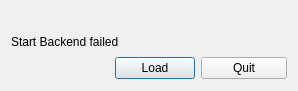
<?xml version="1.0" encoding="UTF-8"?>
<ui version="4.0">
 <class>Dialog</class>
 <widget class="QDialog" name="Dialog">
  <property name="geometry">
   <rect>
    <x>0</x>
    <y>0</y>
    <width>298</width>
    <height>91</height>
   </rect>
  </property>
  <property name="windowTitle">
   <string>Dialog</string>
  </property>
  <layout class="QGridLayout" name="gridLayout">
   <item row="0" column="0">
    <widget class="QLabel" name="statusLabel">
     <property name="sizePolicy">
      <sizepolicy hsizetype="Expanding" vsizetype="Expanding">
       <horstretch>0</horstretch>
       <verstretch>0</verstretch>
      </sizepolicy>
     </property>
     <property name="text">
      <string/>
     </property>
    </widget>
   </item>
   <item row="1" column="0" colspan="2">
    <widget class="QLabel" name="ipcLabel">
     <property name="sizePolicy">
      <sizepolicy hsizetype="Expanding" vsizetype="Expanding">
       <horstretch>0</horstretch>
       <verstretch>0</verstretch>
      </sizepolicy>
     </property>
     <property name="text">
      <string>Start Backend failed </string>
     </property>
    </widget>
   </item>
   <item row="1" column="2">
    <widget class="QLabel" name="imgLabel">
     <property name="sizePolicy">
      <sizepolicy hsizetype="Expanding" vsizetype="Expanding">
       <horstretch>0</horstretch>
       <verstretch>0</verstretch>
      </sizepolicy>
     </property>
     <property name="text">
      <string/>
     </property>
     <property name="scaledContents">
      <bool>false</bool>
     </property>
    </widget>
   </item>
   <item row="2" column="0">
    <spacer name="horizontalSpacer">
     <property name="sizePolicy">
      <sizepolicy hsizetype="Fixed" vsizetype="Minimum">
       <horstretch>0</horstretch>
       <verstretch>0</verstretch>
      </sizepolicy>
     </property>
     <property name="orientation">
      <enum>Qt::Horizontal</enum>
     </property>
     <property name="sizeType">
      <enum>QSizePolicy::Fixed</enum>
     </property>
     <property name="sizeHint" stdset="0">
      <size>
       <width>98</width>
       <height>24</height>
      </size>
     </property>
    </spacer>
   </item>
   <item row="2" column="1">
    <widget class="QPushButton" name="loadButton">
     <property name="text">
      <string>Load</string>
     </property>
    </widget>
   </item>
   <item row="2" column="2">
    <widget class="QPushButton" name="quitButton">
     <property name="sizePolicy">
      <sizepolicy hsizetype="Minimum" vsizetype="Fixed">
       <horstretch>0</horstretch>
       <verstretch>0</verstretch>
      </sizepolicy>
     </property>
     <property name="text">
      <string>Quit</string>
     </property>
    </widget>
   </item>
  </layout>
 </widget>
 <resources/>
 <connections>
  <connection>
   <sender>quitButton</sender>
   <signal>clicked()</signal>
   <receiver>Dialog</receiver>
   <slot>close()</slot>
   <hints>
    <hint type="sourcelabel">
     <x>264</x>
     <y>207</y>
    </hint>
    <hint type="destinationlabel">
     <x>152</x>
     <y>205</y>
    </hint>
   </hints>
  </connection>
 </connections>
</ui>
